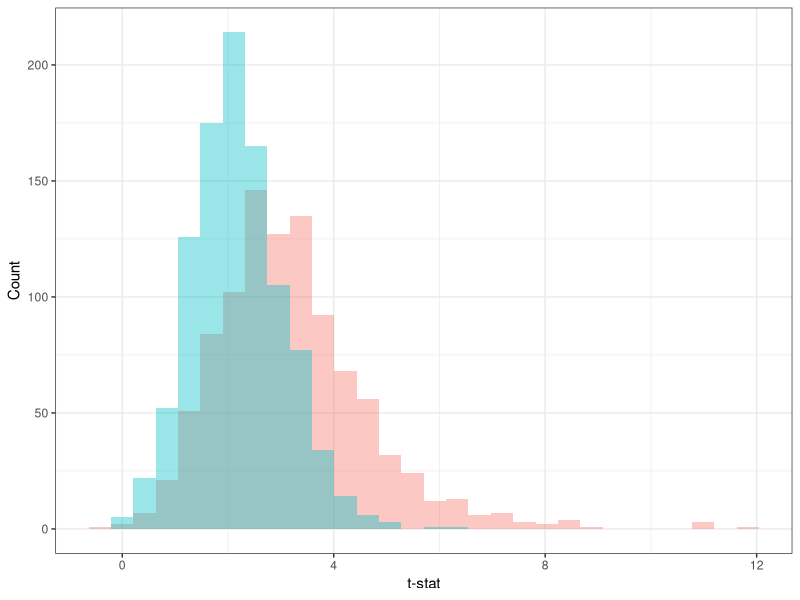
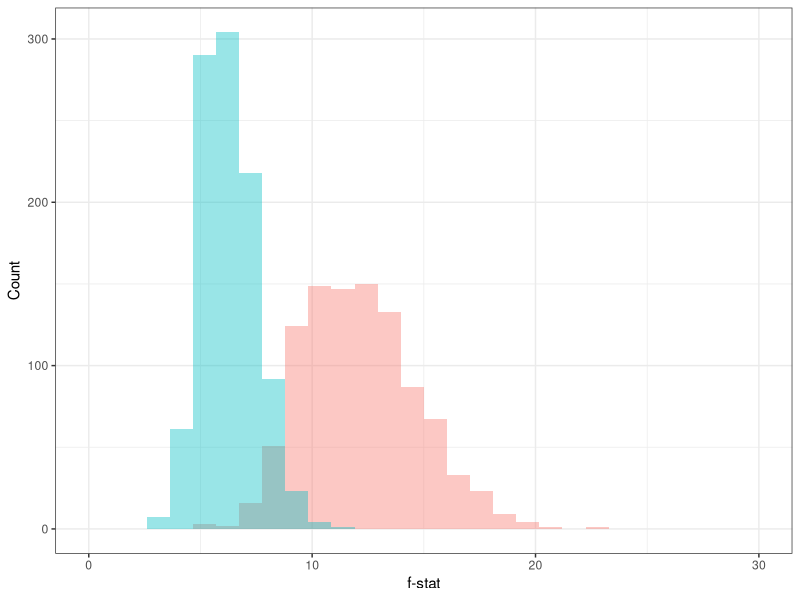

Recreate these plots in R, in order. (Note: a time limit stopped this script after it produced the figures.)
## ---- chunk 1
list.of.packages <- c("ggplot2", "gridExtra", "MASS", "dplyr")
new.packages <- list.of.packages[!(list.of.packages %in% installed.packages()[,"Package"])]
if(length(new.packages)) install.packages(new.packages)

library(ggplot2)
library(gridExtra)
library(dplyr)
## ---- chunk 2
n = 10
beta = 1
nsim = 1000

paired_vec = vector(length = nsim)
unpaired_vec = vector(length = nsim)
for (i in 1:nsim) {
  x = rnorm(n, 10, 3)
  x_1 = x + rnorm(n, 5, 3)
  x_2 = x + beta + rnorm(n, 0, 3)
  paired_vec[i] = t.test(x_1-x_2)$statistic
  unpaired_vec[i] = t.test(x_1, x_2)$statistic
}

df = data.frame("t-stat" = c(paired_vec, unpaired_vec), 
                "paired" = c(rep("Paired", nsim), rep("Unpaired", nsim)), check.names = F)

ggplot(df, aes(x=`t-stat`, fill=paired)) + 
  geom_histogram(alpha=0.4, position="identity", bins = 30) + 
  theme_bw() + 
  ylab("Count") +
  theme(legend.position = "none")
## ---- chunk 3
nsim = 1000
n_1 = 10
n_2 = 30
n_3 = 2
betas = 1:n_1

f_correct = vector(length = nsim)
f_incorrect = vector(length = nsim)

for (i in 1:nsim) {
  df = data.frame(matrix(nrow = 0, ncol = 0))
  for (beta in betas) {
    x = beta + rnorm(n_2, 0, 5)
    df = rbind(df, cbind(x, beta))
  }
  df$beta <- as.factor(df$beta)
  f_correct[i] = summary(aov(x~beta, df))[[1]][1,'F value']
  df$beta = as.numeric(as.character(df$beta))
  df$beta = (df$beta - 1) * n_3 + rep(rep(0:(n_3-1), n_2/n_3), n_1)
  df$beta <- as.factor(df$beta)
  f_incorrect[i] = summary(aov(x~beta, df))[[1]][1,'F value']
}

df = data.frame("f-stat" = c(f_correct, f_incorrect), 
                "split" = c(rep("Correct", nsim), rep("Incorrect", nsim)), check.names = F)

ggplot(df, aes(x=`f-stat`, fill=split)) + 
  geom_histogram(alpha=0.4, position="identity", bins=30) + 
  theme_bw() + xlim(0, 30) + 
  ylab("Count") + 
  theme(legend.position = "none")
## ---- chunk 4
set.seed(139)
nsims = 200000

out_df <- data.frame(matrix(nrow = 0, ncol = 2))

for (n in c(5, 20)) {
  out_df <- rbind(out_df, cbind(rep(paste0("Normal n=", n), nsims),
                                replicate(nsims, t.test(rnorm(n, 0, 1))$p.value)))
  out_df <- rbind(out_df, cbind(rep(paste0("Expo n=", n), nsims),
                                replicate(nsims, t.test(rexp(n, 1) - 1)$p.value)))
}
out_df <- data.frame(out_df)
colnames(out_df) <- c("Version", "P-value")
out_df$`P-value` <- as.numeric(out_df$`P-value`)

ggplot(out_df, aes(x=`P-value`)) + 
  facet_grid(cols = vars(Version)) + 
  geom_histogram(bins = 20) + 
  xlim(c(0,1)) + 
  theme_bw() + 
  ylab("Count") + 
  theme(strip.text.x = element_blank(),
        axis.text.x = element_text(angle = 90, vjust = 0.5, hjust = 1))
## ---- chunk 5
set.seed(9)

df <- data.frame("comparison" = c(rep("Comparison 1", 40), rep("Comparison 2", 400)),
           "group" = c(rep("Group 1", 20), rep("Group 2", 20), rep("Group 1", 200), rep("Group 2", 200)),
           "values" = c(rnorm(20, 5.4, 3), rnorm(20, 6.4, 3), rnorm(200, 5, 3), rnorm(200, 5.5, 3)))

ggplot(df, aes(x=group, y=values)) + 
  facet_grid(cols = vars(comparison)) + 
  geom_boxplot(alpha=0.4, outlier.size = 0) + 
  xlab("Group") + 
  ylab("Value") + 
  theme_bw() + 
  geom_jitter(color="black", size=1, alpha=0.9, width = 0.1)
## ---- chunk 6
# Comparison 1
t.test(df$values[df$group == "Group 1" & df$comparison == "Comparison 1"],
       df$values[df$group == "Group 2" & df$comparison == "Comparison 1"])$p.value

# Comparison 2
t.test(df$values[df$group == "Group 1" & df$comparison == "Comparison 2"],
       df$values[df$group == "Group 2" & df$comparison == "Comparison 2"])$p.value
## ---- chunk 7
# Read in the data
countries <- read.csv("data/country_stats.csv", check.names = F)
## ---- chunk 8
countries$dem = countries$v2x_polyarchy > 0.5
tmp_countries <- countries[countries$Year == 2010 & !is.na(countries$dem),]

ggplot(tmp_countries, aes(x=`GDP per capita (US dollars)`, fill=dem)) + 
  geom_histogram(alpha=0.4, position="identity", bins = 30) + 
  xlab("GDP per capita") + 
  ylab("Countries") + 
  theme_bw() + 
  labs(fill="Democracy")
## ---- chunk 9
dem_gdps = countries$`GDP per capita (US dollars)`[countries$Year == 2010 & !is.na(countries$dem) & countries$dem]
nondem_gdps = countries$`GDP per capita (US dollars)`[countries$Year == 2010 & !is.na(countries$dem) & !(countries$dem)]

wilcox.test(dem_gdps, nondem_gdps)
## ---- chunk 10
t.test(log(dem_gdps), log(nondem_gdps))
## ---- chunk 11
df_2019 <- data.frame(country=countries$Country[countries$Year == 2019],
           doctors=countries$`Health personnel: Physicians (number)`[countries$Year == 2019])

df_2020 <- data.frame(country=countries$Country[countries$Year == 2020],
           doctors=countries$`Health personnel: Physicians (number)`[countries$Year == 2020])

joined_df <- full_join(df_2019, df_2020, by=c("country"))
joined_df <- joined_df[rowSums(is.na(joined_df)) == 0,]
colnames(joined_df) <- c("Country", "2019 doctors", "2020 doctors")

t.test(joined_df$`2020 doctors` - joined_df$`2019 doctors`)
## ---- chunk 12
countries_2010 <- countries[countries$Year == 2010,]

summary(aov(`GDP per capita (US dollars)`~Region, countries_2010))
## ---- chunk 13
ggplot(countries_2010, aes(x=Region, y=log10(`GDP per capita (US dollars)`))) + 
  geom_boxplot() + 
  theme_bw() + 
  theme(axis.text.x = element_text(angle = 90, vjust = 0.5, hjust = 1))
tmp <- by(log(countries_2010$`GDP per capita (US dollars)`), countries_2010$Region, var, na.rm=T)
df <- data.frame(regions=names(tmp), variances=round(as.vector(tmp), 2),
                 counts=as.vector(table(countries_2010$Region[!is.na(countries_2010$`GDP per capita (US dollars)`)])))
colnames(df) <- c("Region", "Variance", "Number")
df
